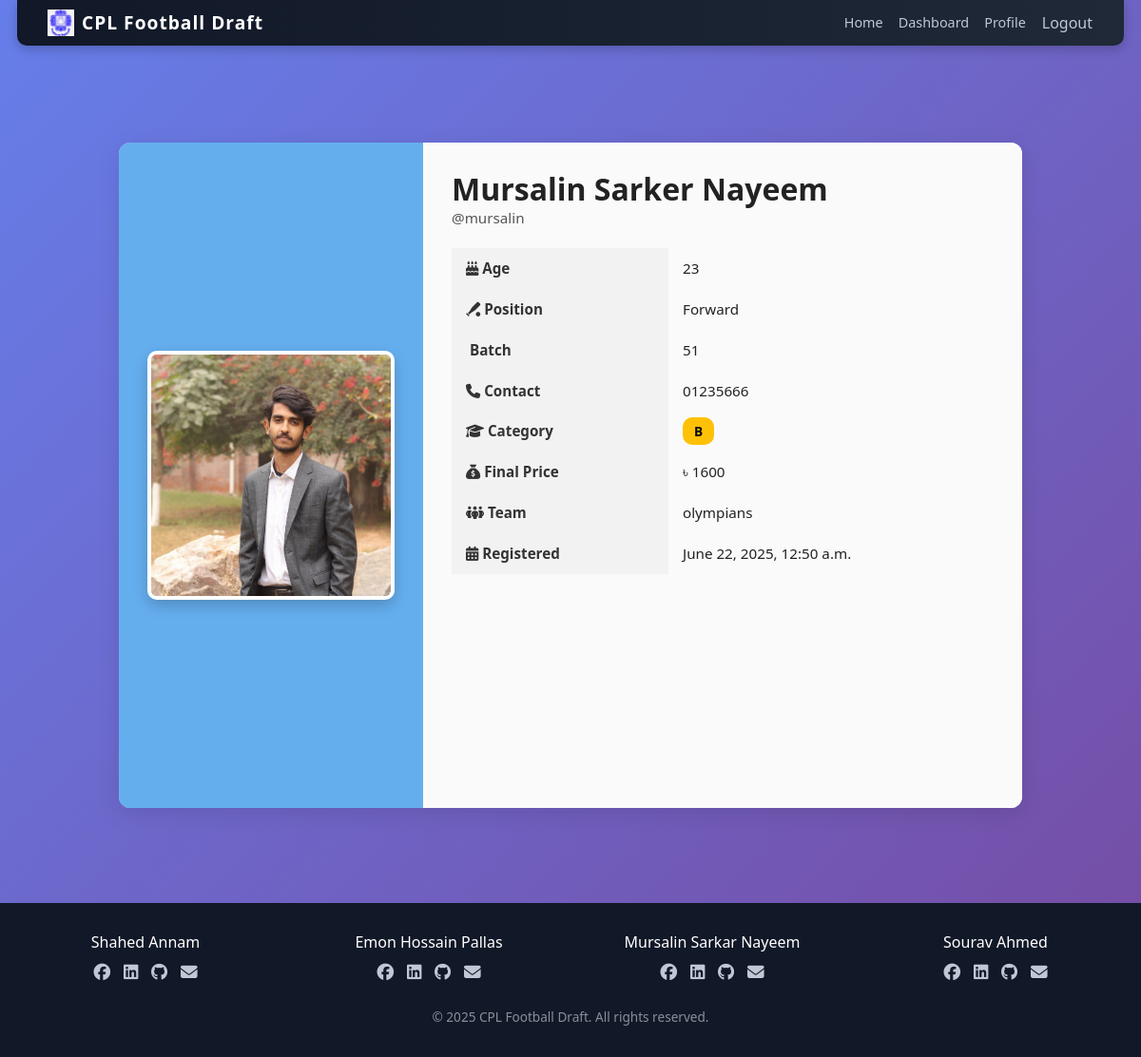
Before: /player/profile/2/ (signed in) with the older database file.
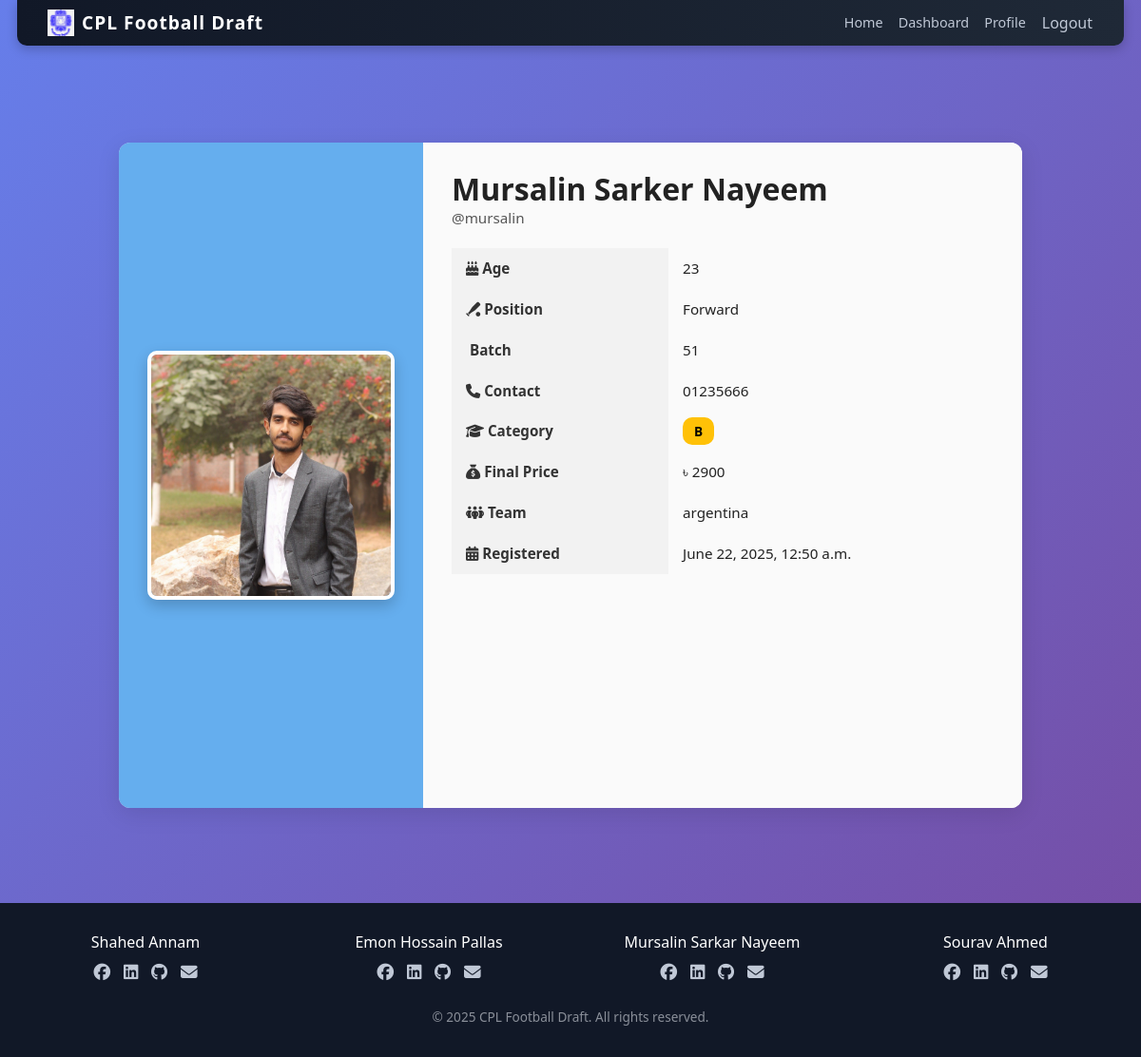
After: the same page with the newer database file.
### player/models.py (models this page shows, shortened)
class Player(models.Model):
    POSITION_CHOICES = [
        ('Midfielder', 'Midfielder'),
        ('Goalkeeper', 'Goalkeeper'),
        ('Forward', 'Forward'),
        ('Defender', 'Defender'),
    ]
    user = models.ForeignKey(settings.AUTH_USER_MODEL, on_delete=models.CASCADE)
    name = models.CharField(max_length=100)
    age = models.IntegerField()
    playing_position = models.CharField(max_length=20, choices=POSITION_CHOICES)
    batch = models.CharField(max_length=10)
    contact_number = models.CharField(max_length=15, blank=True, null=True)
    profile_picture = models.ImageField(upload_to='profile_pics/', blank=True, null=True)
    assigned_team = models.ForeignKey(Team, on_delete=models.SET_NULL, null=True, blank=True, related_name='players')
    registered_at = models.DateTimeField(auto_now_add=True)
    price = models.IntegerField(default=100)
    current_price = models.IntegerField(default=0)
    CATEGORY_CHOICES = [
        ('A', 'Category A'),
        ('B', 'Category B'),
        ('C', 'Category C'),
    ]
    player_class = models.CharField(max_length=1, choices=CATEGORY_CHOICES, blank=True, null=True)

### CPL/models.py (models this page shows)
class CustomUser(AbstractUser):
    ROLE_CHOICES = (
        ('player', 'Player'),
        ('team', 'Team'),
        ('authority', 'Authority'),
    )
    role = models.CharField(max_length=20, choices=ROLE_CHOICES)

### team/models.py (models this page shows)
class Team(models.Model):
    user = models.OneToOneField(User, on_delete=models.CASCADE)
    slogan = models.CharField(max_length=255)
    logo = models.ImageField(upload_to='team_logos/')
    profile_pic = models.ImageField(upload_to='team_profiles/')
    expense_budget = models.IntegerField(default=10000)
    def __str__(self):
        return self.user.username

### player/views.py (the view)
# urls.py: path('profile/<int:player_id>/', views.player_profile, name='player_profile'),  # ✅ renamed
@login_required
def player_profile(request, player_id):  # still shows any profile by ID
    player = get_object_or_404(Player, id=player_id)
    return render(request, 'player/player_profile.html', {'player': player})

### templates/player/player_profile.html (shortened to what this page needs)
{% extends 'CPL/base.html' %}
{% load static %}
{% block head %}
<link rel="stylesheet" href="{% static 'player/stylePlayer_profile.css' %}">
<link rel="stylesheet" href="https://cdnjs.cloudflare.com/ajax/libs/font-awesome/6.5.2/css/all.min.css" />
{% endblock %}
{% block content %}
<div class="profile-container">
    <div class="profile-card horizontal-layout">
        <div class="profile-image">
            {% if player.profile_picture %}
                <img src="{{ player.profile_picture.url }}" alt="Profile Picture">
            {% else %}
                <i class="fas fa-user-circle no-image"></i>
            {% endif %}
        </div>
        <div class="profile-details">
            <div class="profile-name-section">
                <h2>{{ player.name }}</h2>
                <p>@{{ player.user.username }}</p>
            </div>
            <table class="profile-table">
                <tr>
                    <th><i class="fas fa-cake-candles"></i> Age</th>
                    <td>{{ player.age }}</td>
                </tr>
                <tr>
                    <th><i class="fas fa-baseball-bat-ball"></i> Position</th>
                    <td>{{ player.playing_position }}</td>
                </tr>
                <tr>
                    <th> Batch</th>
                    <td>{{ player.batch }}</td>
                </tr>
                <tr>
                    <th><i class="fas fa-phone"></i> Contact</th>
                    <td>{{ player.contact_number }}</td>
                </tr>
                <tr>
                    <th><i class="fas fa-graduation-cap"></i> Category</th>
                    <td>
                        {% if player.player_class %}
                            <span class="category-tag category-{{ player.player_class|lower }}">{{ player.player_class }}</span>
                        {% else %}
                            N/A
                        {% endif %}
                    </td>
                </tr>
                <tr>
                    <th><i class="fas fa-sack-dollar"></i>
                        {% if player.assigned_team != "Not bought yet" %}Final Price{% else %}Base Price{% endif %}
                    </th>
                    <td>
                        {% if player.player_class %}৳ {{ player.price }}{% else %}N/A{% endif %}
                    </td>
                </tr>
                <tr>
                    <th><i class="fas fa-people-group"></i> Team</th>
                    <td>{{ player.assigned_team }}</td>
                </tr>
                <tr>
                    <th><i class="fas fa-calendar-alt"></i> Registered</th>
                    <td>{{ player.registered_at|date:"F j, Y, g:i a" }}</td>
                </tr>
            </table>
        </div>
    </div>
</div>
{% endblock %}

### templates/CPL/base.html (shortened to what this page needs)
{% load static %}
<!DOCTYPE html>
<html lang="en">
<head>
    {% block head %}{% endblock %}
    <link rel="stylesheet" href="https://cdn.jsdelivr.net/npm/bootstrap@5.3.0/dist/css/bootstrap.min.css">
    <link rel="stylesheet" href="{% static 'CPL/styleBase.css' %}">
    <link rel="stylesheet" href="https://cdnjs.cloudflare.com/ajax/libs/font-awesome/6.5.0/css/all.min.css">
</head>
<body>
    <nav class="cpl-navbar">
        <div class="cpl-navbar-brand-group">
            <img src="{% static 'images/juLogo.png' %}" alt="Logo" class="cpl-navbar-logo">
            <a class="cpl-navbar-brand" href="{% url 'home' %}">CPL Football Draft</a>
        </div>
        <ul class="cpl-navbar-links">
            {% if user.is_authenticated and user.role %}
                <li><a href="{% url 'home' %}">Home</a></li>
                <li><a href="{% url user.role|add:':dashboard' %}">Dashboard</a></li>
                <li><a href="{% url 'profile' %}">Profile</a></li>
                <li>
                    <form action="{% url 'profile' %}" method="post" style="display:inline;">
                        <button type="submit" name="logout" class="btn btn-link p-0 m-0 align-baseline" style="color: #c0c8d6; text-decoration: none;">
                            Logout
                        </button>
                    </form>
                </li>
            {% else %}
                <li><a href="{% url 'login' %}">Login</a></li>
            {% endif %}
        </ul>
    </nav>
    <div class="container main-content">
        {% block content %}{% endblock %}
    </div>
    <footer class="cpl-footer">
        <div class="footer-columns">
            <div class="footer-column">
                <h5>Shahed Annam</h5>
                <a href="https://www.facebook.com/shahed.fb" target="_blank"><i class="fab fa-facebook"></i></a>
                <a href="https://www.linkedin.com/in/shahed-annam" target="_blank"><i class="fab fa-linkedin"></i></a>
                <a href="https://github.com/shahedannam" target="_blank"><i class="fab fa-github"></i></a>
                <a href="mailto:shahed@example.com"><i class="fas fa-envelope"></i></a>
            </div>
            <div class="footer-column">
                <h5>Emon Hossain Pallas</h5>
                <a href="#"><i class="fab fa-facebook"></i></a>
                <a href="#"><i class="fab fa-linkedin"></i></a>
                <a href="#"><i class="fab fa-github"></i></a>
                <a href="#"><i class="fas fa-envelope"></i></a>
            </div>
            <div class="footer-column">
                <h5>Mursalin Sarkar Nayeem</h5>
                <a href="#"><i class="fab fa-facebook"></i></a>
                <a href="#"><i class="fab fa-linkedin"></i></a>
                <a href="#"><i class="fab fa-github"></i></a>
                <a href="#"><i class="fas fa-envelope"></i></a>
            </div>
            <div class="footer-column">
                <h5>Sourav Ahmed</h5>
                <a href="#"><i class="fab fa-facebook"></i></a>
                <a href="#"><i class="fab fa-linkedin"></i></a>
                <a href="#"><i class="fab fa-github"></i></a>
                <a href="#"><i class="fas fa-envelope"></i></a>
            </div>
        </div>
        <div class="footer-bottom">
            <p>&copy; 2025 CPL Football Draft. All rights reserved.</p>
        </div>
    </footer>
</body>
</html>

### static/player/stylePlayer_profile.css (style rules this page uses)
body { background: linear-gradient(135deg, #667eea, #764ba2); }
.profile-container { display: flex; justify-content: center; padding: 50px 20px; min-height: 100vh; }
.profile-card.horizontal-layout { display: flex; background-color: #fff; box-shadow: 0 6px 25px rgba(0, 0, 0, 0.1); border-radius: 12px; max-width: 950px; width: 100%; overflow: hidden; padding: 0; }
.profile-image { flex: 0 0 320px; background-color: #268de7b4; display: flex; align-items: center; justify-content: center; padding: 30px; }
.profile-image img { width: 100%; height: auto; object-fit: contain; border: 4px solid #ffffff; box-shadow: 0 6px 15px rgba(0, 0, 0, 0.2); border-radius: 10px; }
.profile-details { flex: 1; padding: 30px; background-color: #fafafa; }
.profile-name-section h2 { margin: 0; font-size: 2rem; font-weight: bold; color: #222; }
.profile-name-section p { color: #555; margin-bottom: 20px; font-size: 0.95rem; }
.profile-table { width: 100%; border-collapse: collapse; font-size: 0.95rem; }
.profile-table th, .profile-table td { text-align: left; padding: 10px 15px; vertical-align: middle; }
.profile-table th { width: 40%; font-weight: bold; background-color: #f2f2f2; color: #333; }
.profile-table td { color: #222; }
.category-tag { padding: 5px 12px; border-radius: 10px; font-size: 0.85rem; font-weight: 600; color: white; text-transform: uppercase; }
.category-b { background-color: #ffc107; color: black; }

### static/CPL/styleBase.css (style rules this page uses)
.cpl-navbar { position: fixed; top: 0; left: 50%; transform: translateX(-50%); width: 97%; z-index: 1000; background: linear-gradient(to right, #111827, #1f2937); color: #fff; padding: 0.6rem 2rem; display: flex; justify-content: space-between; align-items: center; border-bottom-left-radius: 10px; border-bottom-right-radius: 10px; box-shadow: 0 4px 12px rgba(0, 0, 0, 0.2); }
.cpl-navbar-brand-group { display: flex; align-items: center; gap: 0.5rem; }
.cpl-navbar-logo { width: 28px; height: 28px; object-fit: contain; }
.cpl-navbar-brand { font-size: 1.2rem; font-weight: 600; color: #ffffff; text-decoration: none; letter-spacing: 1px; }
.cpl-navbar-links { display: flex; gap: 1rem; list-style: none; margin: 0; padding: 0; }
.cpl-navbar-links li a { text-decoration: none; color: #c0c8d6; font-size: 0.9rem; transition: color 0.3s ease, transform 0.2s ease; }
.main-content { padding-top: 100px; padding-bottom: 50px; margin: 0 auto; max-width: 1200px; }
.cpl-footer { background-color: #111827; color: #c0c8d6; padding: 2rem 1rem; text-align: center; }
.footer-columns { display: grid; grid-template-columns: repeat(auto-fit, minmax(180px, 1fr)); gap: 1.5rem; margin-bottom: 1.5rem; }
.footer-column h5 { color: #ffffff; font-size: 1rem; margin-bottom: 0.5rem; }
.footer-column a { color: #c0c8d6; margin: 0 0.3rem; font-size: 1.1rem; transition: color 0.3s; }
.footer-bottom p { margin: 0; font-size: 0.85rem; color: #8a8f99; }

Changed rows visible on the page:
changed Player "Mursalin Sarker Nayeem": price "1600" → "2900"; assigned_team "olympians" → "argentina"
